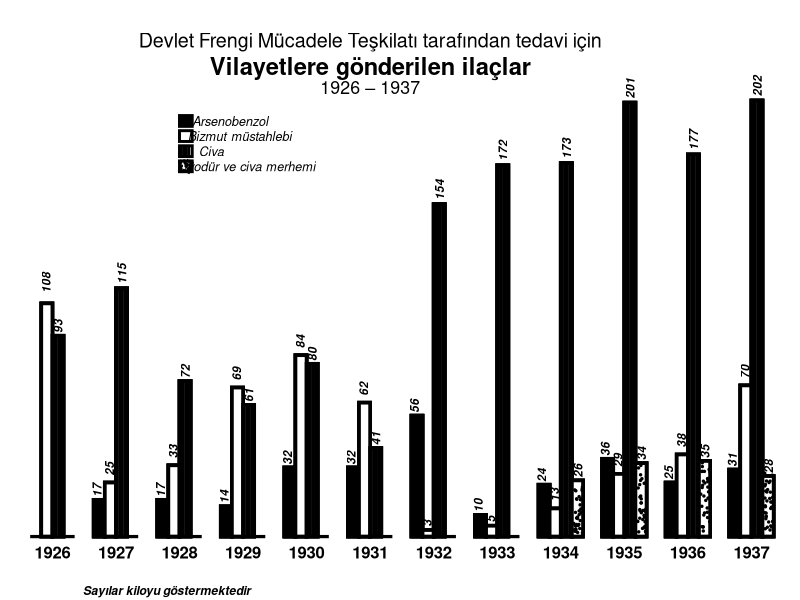

Reproduce this figure in R.
library(ggplot2)
zaman <- rep(seq(1926,1937),4)
arsenobenzol <- c(NA,17,17,14,32,32,56,10,24,36,25,31)
bizmut <- c(108,25,33,69,84,62,3,5,13,29,38,70)
civa <- c(93,115,72,61,80,41,154,172,173,201,177,202)
iyodur <- c(NA,NA,NA,NA,NA,NA,NA,NA,26,34,35,28)
deger <- c(arsenobenzol,bizmut,civa,iyodur)
grup <- factor(c(rep(c("Arsenobenzol","Bizmut müstahlebi","Civa","İyodür ve civa merhemi"), each = length(civa))),
               levels = c("Arsenobenzol","Bizmut müstahlebi","Civa","İyodür ve civa merhemi"))
varib <- c(26,34,35,28)
xnokta <- runif(144,1934.2,1934.35)
ynokta <- runif(144,0,varib)
ek1 <- c(0,1,2,3)
xcor1 <- seq(1926,1937) -0.3
xcor2 <- seq(1926,1937) - 0.1
xcor3 <- seq(1926,1937) + 0.09
xcor4 <- seq(1926,1937) + 0.27
ycor1 <- arsenobenzol
ycor2 <- bizmut
ycor3 <- civa
ycor4 <- iyodur
xlab <- runif(24,1928,1928.2)
ylab <- runif(24,169,174)
frengi <- data.frame(zaman,deger,grup,xnokta,ynokta)
annolabel1 <- c("","17","17","14","32","32","56","10","24","36","25","31")
annolabel2 <- c("108","25","33","69","84","62","3","5","13","29","38","70")
annolabel3 <- c("93","115","72","61","80","41","154","172","173","201","177","202")
annolabel4 <- c("","","","","","","","","26","34","35","28")
cizgi <- c(0.02,0.06,0.1,0.14)
ek <- seq(0,11)
xline <- c(1925.65) + ek
xlinend <- c(1926.35) + ek

ggplot(frengi, aes(x = zaman, y = deger, fill = grup, color = grup)) +
  geom_bar(stat = "identity", position = position_dodge(), color = "black", size = 1.25, width = 0.70) +
  scale_fill_manual(values=c("black","white","white","white"))  +
  geom_point(x=xnokta + ek1, y=ynokta + ek1, size=0.5,colour="black")+
  theme_classic() +
  theme(plot.margin = unit(c(2,1,1,1), "lines")) +  
  labs(caption = "Sayılar kiloyu göstermektedir") +
  theme(plot.caption = element_text(face = "bold.italic", vjust = -5, hjust = 0.1)) +
  theme(axis.line.y = element_blank(),
        axis.text.y = element_blank(), 
        axis.ticks = element_blank(), 
        axis.title = element_blank(),
        axis.text.x = element_text(color = "black", size = 12, hjust = 0.5, vjust = 0.5, face = "bold"),
        axis.line.x = element_blank()) +
  theme(legend.position= "none") +
  annotate("segment", x = xline, xend = xlinend, y = 0, yend = 0, size = 1.1) +
  annotate("text", x = 1931, y = 230, label = "Devlet Frengi Mücadele Teşkilatı tarafından tedavi için", size = 5) +
  annotate("text", x = 1931, y = 218, label = "Vilayetlere gönderilen ilaçlar", size = 6, fontface = "bold") +
  annotate("text", x = 1931, y = 208, label = "1926 \u2013 1937", size = 4.5) +
  annotate("text",x = xcor1, y = ycor1, label = annolabel1, angle = 90, fontface = "bold.italic",
           hjust = -0.2, size = 3) +
  annotate("text",x = xcor2, y = ycor2, label = annolabel2, angle = 90, fontface = "bold.italic",
           hjust = -0.5, size = 3) +
  annotate("text",x = xcor3, y = ycor3, label = annolabel3, angle = 90, fontface = "bold.italic",
           hjust = -0.2, size = 3) +
  annotate("text",x = xcor4, y = ycor4, label = annolabel4, angle = 90, fontface = "bold.italic",
           hjust = -0.2, size = 3) +
  annotate("segment", x = 1926 + cizgi, xend = 1926 + cizgi, y = 0, yend = 93, size = 1) +
  annotate("segment", x = 1927 + cizgi, xend = 1927 + cizgi, y = 0, yend = 115, size = 1) +
  annotate("segment", x = 1928 + cizgi, xend = 1928 + cizgi, y = 0, yend = 72, size = 1) +
  annotate("segment", x = 1929 + cizgi, xend = 1929 + cizgi, y = 0, yend = 61, size = 1) +
  annotate("segment", x = 1930 + cizgi, xend = 1930 + cizgi, y = 0, yend = 80, size = 1) +
  annotate("segment", x = 1931 + cizgi, xend = 1931 + cizgi, y = 0, yend = 41, size = 1) +
  annotate("segment", x = 1932 + cizgi, xend = 1932 + cizgi, y = 0, yend = 154, size = 1) +
  annotate("segment", x = 1933 + cizgi, xend = 1933 + cizgi, y = 0, yend = 172, size = 1) +
  annotate("segment", x = 1934 + cizgi, xend = 1934 + cizgi, y = 0, yend = 173, size = 1) +
  annotate("segment", x = 1935 + cizgi, xend = 1935 + cizgi, y = 0, yend = 201, size = 1) +
  annotate("segment", x = 1936 + cizgi, xend = 1936 + cizgi, y = 0, yend = 177, size = 1) +
  annotate("segment", x = 1937 + cizgi, xend = 1937 + cizgi, y = 0, yend = 202, size = 1) +
  coord_cartesian(clip = 'off') +
  scale_y_continuous(expand = c(0,0)) +
  scale_x_continuous(breaks = seq(1926,1937), expand = c(0,0.1)) +
  annotate("rect", xmin = 1928 , xmax = 1928.2 , ymin = 190, ymax = 195, colour = "black", fill= "black", size = 1) +
  annotate("rect", xmin = 1928 , xmax = 1928.2 , ymin = 183, ymax = 188, colour = "black", fill= "white", size = 1) +
  annotate("rect", xmin = 1928 , xmax = 1928.2 , ymin = 176, ymax = 181, colour = "black", fill= "white", size = 1) +
  annotate("rect", xmin = 1928 , xmax = 1928.2 , ymin = 169, ymax = 174, colour = "black", fill= "white", size = 1) +
  annotate(geom="text", x=1928.8 ,y=192.5 ,label="Arsenobenzol", size= 3.2, fontface="italic") +
  annotate(geom="text", x=1928.95 ,y=185.5 ,label="Bizmut müstahlebi", size= 3.2, fontface="italic") +
  annotate(geom="text", x=1928.5 ,y=178.5 ,label="Civa", size= 3.2, fontface="italic") +
  annotate(geom="text", x=1929.1 ,y=171.5 ,label="İyodür ve civa merhemi", size= 3.2, fontface="italic") +
  annotate("segment", x = 1928.005 + cizgi, xend = 1928.005 + cizgi, y = 176, yend = 181, size = 1) +
  annotate("point", x=xlab, y=ylab, size=0.5, colour= "black")
